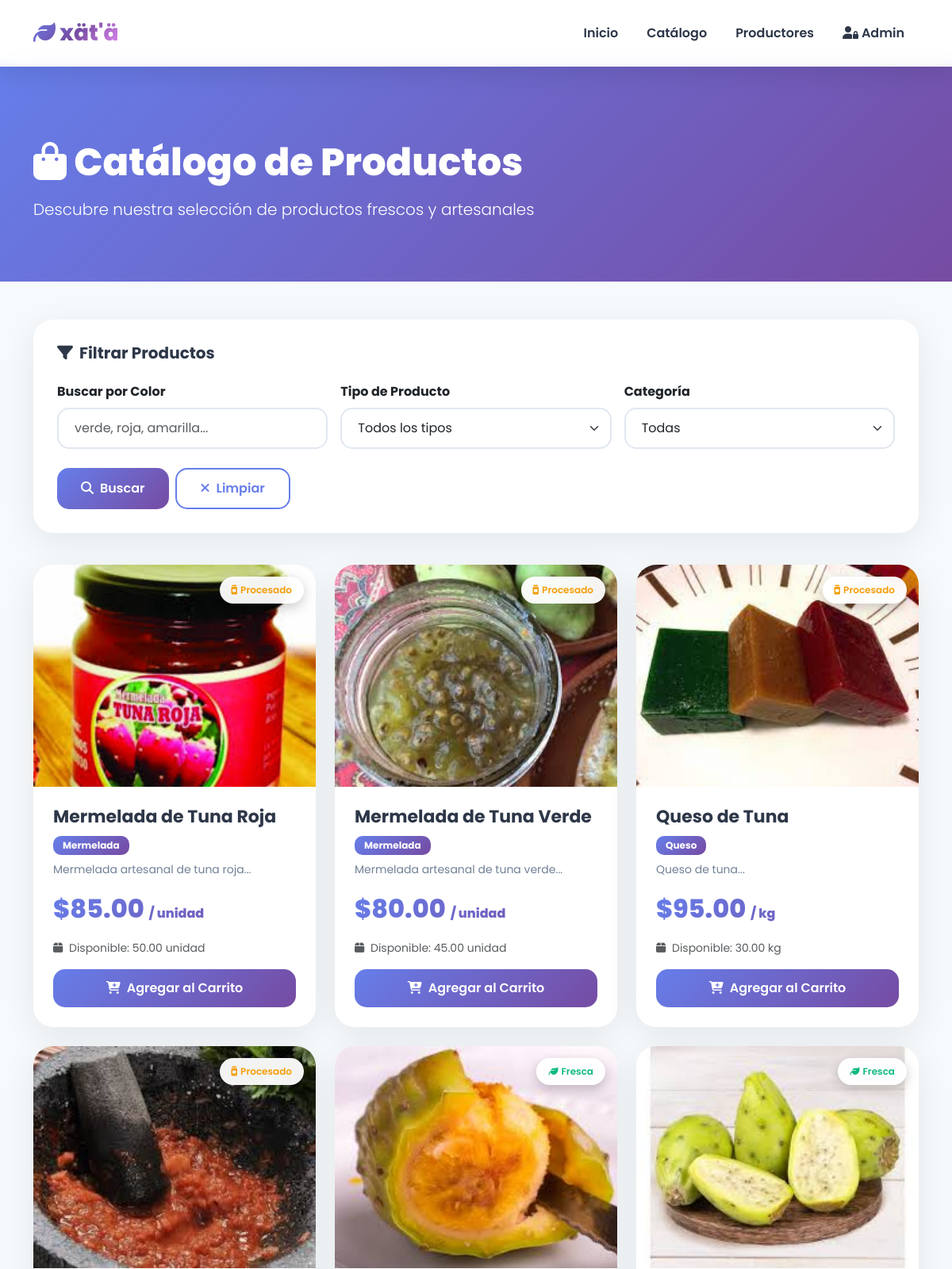
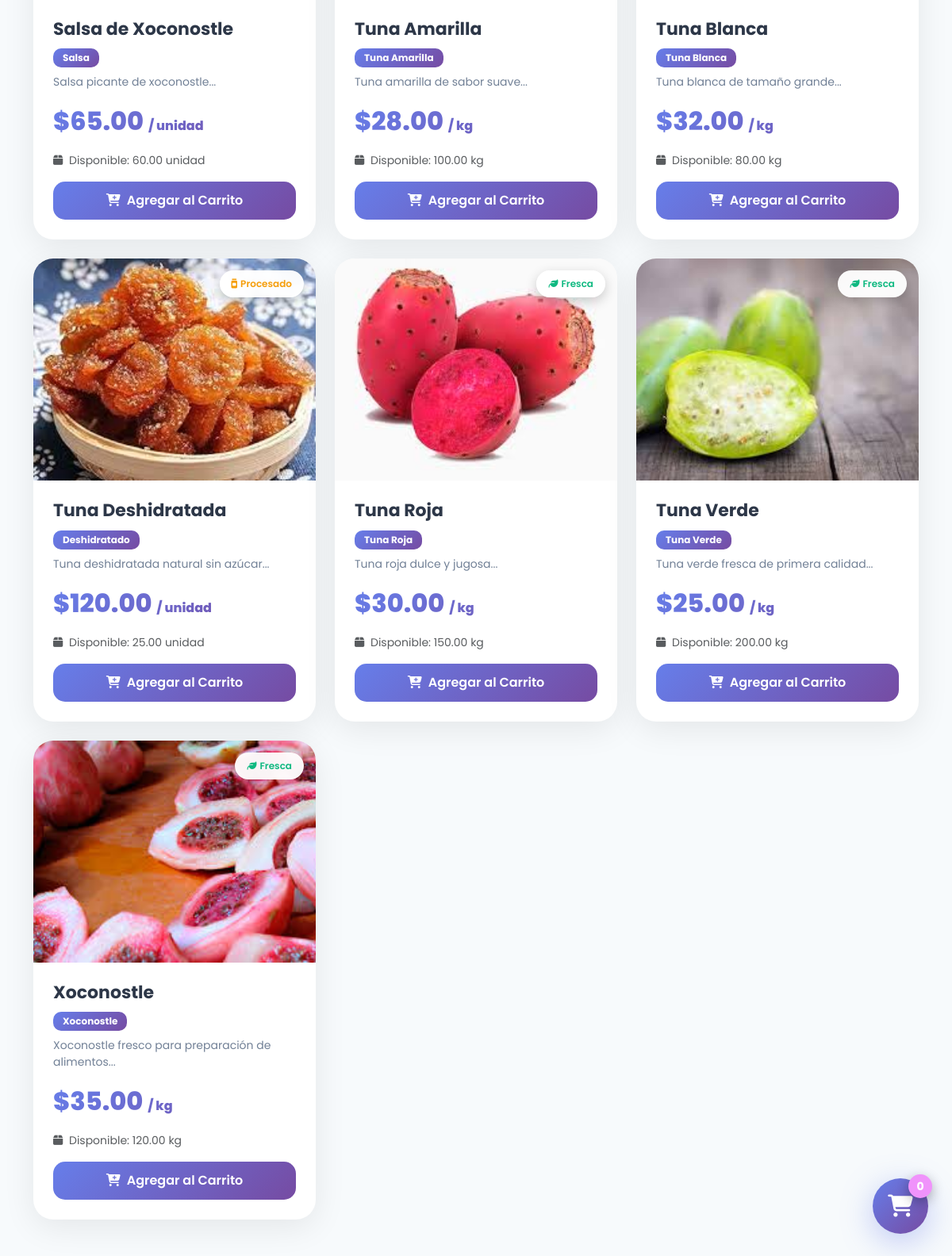
/catalogo.php, run on the app's committed database (2 pictures, top to bottom).
### tables this page shows
CREATE TABLE `productos` (
  `id` int(11) NOT NULL,
  `nombre` varchar(100) NOT NULL,
  `descripcion` text DEFAULT NULL,
  `tipo` enum('fruta_fresca','procesado') NOT NULL,
  `categoria` varchar(50) NOT NULL COMMENT 'tuna_verde, tuna_roja, tuna_amarilla, tuna_bonda, xoconostle, mermelada, salsa, dulce, deshidratado',
  `precio` decimal(10,2) NOT NULL,
  `disponibilidad` decimal(10,2) NOT NULL,
  `unidad_medida` enum('kg','piezas','unidad') NOT NULL,
  `imagen` varchar(255) DEFAULT NULL,
  `fecha_creacion` timestamp NOT NULL DEFAULT current_timestamp(),
  `fecha_actualizacion` timestamp NOT NULL DEFAULT current_timestamp() ON UPDATE current_timestamp(),
  `activo` tinyint(1) DEFAULT 1
);

### catalogo.php (the view, shortened to what this page needs)
<?php
require_once 'includes/conexion.php';
$buscar_color = isset($_GET['color']) ? limpiarDatos($_GET['color']) : '';
$where_clauses = ["activo = 1"];
$where_sql = implode(" AND ", $where_clauses);
$query = "SELECT * FROM productos WHERE $where_sql ORDER BY nombre ASC";
$stmt = $conn->prepare($query);
$stmt->execute();
$resultado = $stmt->get_result();
?>
<!DOCTYPE html>
<html lang="es">
<head>
    <link href="https://cdn.jsdelivr.net/npm/bootstrap@5.3.2/dist/css/bootstrap.min.css" rel="stylesheet">
    <link rel="stylesheet" href="https://cdnjs.cloudflare.com/ajax/libs/font-awesome/6.4.0/css/all.min.css">
</head>
<body>
    <nav class="navbar navbar-expand-lg navbar-modern fixed-top">
        <div class="container">
            <a class="navbar-brand" href="index.php">
                <i class="fas fa-leaf"></i> xät'ä
            </a>
            <div class="collapse navbar-collapse" id="navbarNav">
                <ul class="navbar-nav ms-auto">
                    <li class="nav-item"><a class="nav-link" href="index.php">Inicio</a></li>
                    <li class="nav-item"><a class="nav-link active" href="catalogo.php">Catálogo</a></li>
                    <li class="nav-item"><a class="nav-link" href="productores_publico.php">Productores</a></li>
                    <li class="nav-item"><a class="nav-link" href="login.php"><i class="fas fa-user-lock"></i> Admin</a></li>
                </ul>
            </div>
        </div>
    </nav>
    <div class="page-header-modern">
        <div class="container">
            <h1><i class="fas fa-shopping-bag"></i> Catálogo de Productos</h1>
            <p class="lead">Descubre nuestra selección de productos frescos y artesanales</p>
        </div>
    </div>
    <div class="container my-5">
        <div class="filter-card-modern">
            <h5><i class="fas fa-filter me-2"></i>Filtrar Productos</h5>
            <form method="GET" action="catalogo.php">
                <div class="row g-3">
                    <div class="col-md-4">
                        <label class="form-label fw-bold">Buscar por Color</label>
                        <input type="text" class="form-control" name="color"
                               placeholder="verde, roja, amarilla..."
                               value="<?php echo htmlspecialchars($buscar_color); ?>">
                    </div>
                    <div class="col-md-4">
                        <label class="form-label fw-bold">Tipo de Producto</label>
                        <select class="form-select" name="tipo">
                            <option value="">Todos los tipos</option>
                        </select>
                    </div>
                    <div class="col-md-4">
                        <label class="form-label fw-bold">Categoría</label>
                        <select class="form-select" name="categoria">
                            <option value="">Todas</option>
                        </select>
                    </div>
                </div>
                <div class="mt-4 d-flex gap-2">
                    <button type="submit" class="btn btn-search">
                        <i class="fas fa-search me-2"></i>Buscar
                    </button>
                    <a href="catalogo.php" class="btn btn-clear">
                        <i class="fas fa-times me-2"></i>Limpiar
                    </a>
                </div>
            </form>
        </div>
        <div class="row g-4">
            <?php if ($resultado->num_rows > 0): ?>
                <?php while ($producto = $resultado->fetch_assoc()): ?>
                    <div class="col-md-4">
                        <div class="product-card-modern">
                            <div class="product-image-wrapper">
                                <?php if (!empty($producto['imagen'])): ?>
                                    <img src="img/productos/<?php echo htmlspecialchars($producto['imagen']); ?>"
                                         alt="<?php echo htmlspecialchars($producto['nombre']); ?>">
                                <?php else: ?>
                                    <div style="width: 100%; height: 100%; background: linear-gradient(135deg, #667eea 0%, #764ba2 100%); display: flex; align-items: center; justify-content: center;">
                                        <i class="fas fa-image fa-4x text-white"></i>
                                    </div>
                                <?php endif; ?>
                                <?php if ($producto['tipo'] === 'fruta_fresca'): ?>
                                    <span class="product-badge" style="color: #10b981;">
                                        <i class="fas fa-leaf me-1"></i>Fresca
                                    </span>
                                <?php else: ?>
                                    <span class="product-badge" style="color: #f59e0b;">
                                        <i class="fas fa-jar me-1"></i>Procesado
                                    </span>
                                <?php endif; ?>
                            </div>
                            <div class="product-content">
                                <h3 class="product-title"><?php echo htmlspecialchars($producto['nombre']); ?></h3>
                                <div class="mb-2">
                                    <span class="badge badge-gradient">
                                        <?php echo ucwords(str_replace('_', ' ', $producto['categoria'])); ?>
                                    </span>
                                </div>
                                <?php if (!empty($producto['descripcion'])): ?>
                                    <p class="product-info small">
                                        <?php echo htmlspecialchars(substr($producto['descripcion'], 0, 80)); ?>...
                                    </p>
                                <?php endif; ?>
                                <div class="product-price">
                                    $<?php echo number_format($producto['precio'], 2); ?>
                                    <small style="font-size: 16px; color: #718096;">
                                        / <?php echo $producto['unidad_medida']; ?>
                                    </small>
                                </div>
                                <p class="text-muted small mb-3">
                                    <i class="fas fa-box me-1"></i>
                                    Disponible: <?php echo number_format($producto['disponibilidad'], 2); ?>
                                    <?php echo $producto['unidad_medida']; ?>
                                </p>
                                <button class="btn btn-add-cart"
                                        onclick="agregarAlCarrito(<?php echo $producto['id']; ?>, '<?php echo addslashes($producto['nombre']); ?>', <?php echo $producto['precio']; ?>)">
                                    <i class="fas fa-cart-plus me-2"></i>Agregar al Carrito
                                </button>
                            </div>
                        </div>
                    </div>
                <?php endwhile; ?>
            <?php endif; ?>
        </div>
    </div>
    <div class="cart-float" onclick="mostrarCarrito()">
        <i class="fas fa-shopping-cart"></i>
        <span class="cart-count" id="cartCount">0</span>
    </div>
</body>
</html>

### catalogo.php (style rules this page uses)
body { font-family: 'Poppins', sans-serif; background: #f7fafc; }
.navbar-modern { background: rgba(255, 255, 255, 0.95); backdrop-filter: blur(10px); box-shadow: 0 8px 32px rgba(0, 0, 0, 0.1); padding: 1rem 0; }
.navbar-brand { font-size: 28px; font-weight: 800; background: linear-gradient(135deg, #667eea 0%, #764ba2 50%, #f093fb 100%); background-clip: text; -webkit-background-clip: text; -webkit-text-fill-color: transparent; }
.nav-link { color: #2d3748 !important; font-weight: 600; margin: 0 10px; }
.page-header-modern { background: linear-gradient(135deg, #667eea 0%, #764ba2 100%); padding: 100px 0 60px; color: white; margin-top: 76px; }
.page-header-modern h1 { font-size: 48px; font-weight: 800; margin-bottom: 15px; }
.filter-card-modern { background: white; border-radius: 25px; padding: 30px; box-shadow: 0 10px 40px rgba(0,0,0,0.08); margin-bottom: 40px; }
.filter-card-modern h5 { font-weight: 700; color: #2d3748; margin-bottom: 25px; }
.form-control, .form-select { border-radius: 15px; border: 2px solid #e2e8f0; padding: 12px 20px; transition: all 0.3s ease; }
.btn-search { background: linear-gradient(135deg, #667eea 0%, #764ba2 100%); color: white; border: none; padding: 12px 30px; border-radius: 15px; font-weight: 600; transition: all 0.3s ease; }
.btn-clear { background: white; color: #667eea; border: 2px solid #667eea; padding: 12px 30px; border-radius: 15px; font-weight: 600; transition: all 0.3s ease; }
.product-card-modern { background: white; border-radius: 25px; overflow: hidden; box-shadow: 0 10px 40px rgba(0,0,0,0.08); transition: all 0.3s ease; height: 100%; display: flex; flex-direction: column; }
.product-image-wrapper { position: relative; height: 280px; overflow: hidden; }
.product-image-wrapper img { width: 100%; height: 100%; object-fit: cover; transition: all 0.3s ease; }
.product-badge { position: absolute; top: 15px; right: 15px; background: rgba(255, 255, 255, 0.95); backdrop-filter: blur(10px); padding: 8px 15px; border-radius: 20px; font-weight: 600; font-size: 12px; box-shadow: 0 5px 15px rgba(0,0,0,0.2); }
.product-content { padding: 25px; flex-grow: 1; display: flex; flex-direction: column; }
.product-title { font-size: 22px; font-weight: 700; color: #2d3748; margin-bottom: 10px; }
.product-price { font-size: 32px; font-weight: 800; background: linear-gradient(135deg, #667eea 0%, #764ba2 100%); background-clip: text; -webkit-background-clip: text; -webkit-text-fill-color: transparent; margin-bottom: 15px; }
.product-info { color: #718096; margin-bottom: 15px; flex-grow: 1; }
.btn-add-cart { background: linear-gradient(135deg, #667eea 0%, #764ba2 100%); color: white; border: none; padding: 12px 25px; border-radius: 15px; font-weight: 600; transition: all 0.3s ease; width: 100%; }
.cart-float { position: fixed; bottom: 30px; right: 30px; width: 70px; height: 70px; background: linear-gradient(135deg, #667eea 0%, #764ba2 100%); border-radius: 50%; display: flex; align-items: center; justify-content: center; box-shadow: 0 10px 40px rgba(102, 126, 234, 0.4); cursor: pointer; transition: all 0.3s ease; z-index: 1000; }
.cart-float i { font-size: 28px; color: white; }
.cart-count { position: absolute; top: -5px; right: -5px; background: #f093fb; color: white; width: 30px; height: 30px; border-radius: 50%; display: flex; align-items: center; justify-content: center; font-size: 14px; font-weight: 700; box-shadow: 0 5px 15px rgba(0,0,0,0.3); }
.badge-gradient { background: linear-gradient(135deg, #667eea 0%, #764ba2 100%); border: none; padding: 6px 12px; border-radius: 10px; }

### data on the page
productos: imagen (picture), tipo "procesado" (drawn), nombre "Mermelada de Tuna Roja", categoria "Mermelada", descripcion "Mermelada artesanal de tuna roja", precio "85.00", unidad_medida "unidad", disponibilidad "50.00"
productos: imagen (picture), tipo "procesado" (drawn), nombre "Mermelada de Tuna Verde", categoria "Mermelada", descripcion "Mermelada artesanal de tuna verde", precio "80.00", unidad_medida "unidad", disponibilidad "45.00"
productos: imagen (picture), tipo "procesado" (drawn), nombre "Queso de Tuna", categoria "Queso", descripcion "Queso de tuna", precio "95.00", unidad_medida "kg", disponibilidad "30.00"
productos: imagen (picture), tipo "procesado" (drawn), nombre "Salsa de Xoconostle", categoria "Salsa", descripcion "Salsa picante de xoconostle", precio "65.00", unidad_medida "unidad", disponibilidad "60.00"
productos: imagen (picture), tipo "fruta_fresca" (drawn), nombre "Tuna Amarilla", categoria "Tuna Amarilla", descripcion "Tuna amarilla de sabor suave", precio "28.00", unidad_medida "kg", disponibilidad "100.00"
productos: imagen (picture), tipo "fruta_fresca" (drawn), nombre "Tuna Blanca", categoria "Tuna Blanca", descripcion "Tuna blanca de tamaño grande", precio "32.00", unidad_medida "kg", disponibilidad "80.00"
productos: imagen (picture), tipo "procesado" (drawn), nombre "Tuna Deshidratada", categoria "Deshidratado", descripcion "Tuna deshidratada natural sin azúcar", precio "120.00", unidad_medida "unidad", disponibilidad "25.00"
productos: imagen (picture), tipo "fruta_fresca" (drawn), nombre "Tuna Roja", categoria "Tuna Roja", descripcion "Tuna roja dulce y jugosa", precio "30.00", unidad_medida "kg", disponibilidad "150.00"
productos: imagen (picture), tipo "fruta_fresca" (drawn), nombre "Tuna Verde", categoria "Tuna Verde", descripcion "Tuna verde fresca de primera calidad", precio "25.00", unidad_medida "kg", disponibilidad "200.00"
productos: imagen (picture), tipo "fruta_fresca" (drawn), nombre "Xoconostle", categoria "Xoconostle", descripcion "Xoconostle fresco para preparación de alimentos", precio "35.00", unidad_medida "kg", disponibilidad "120.00"
